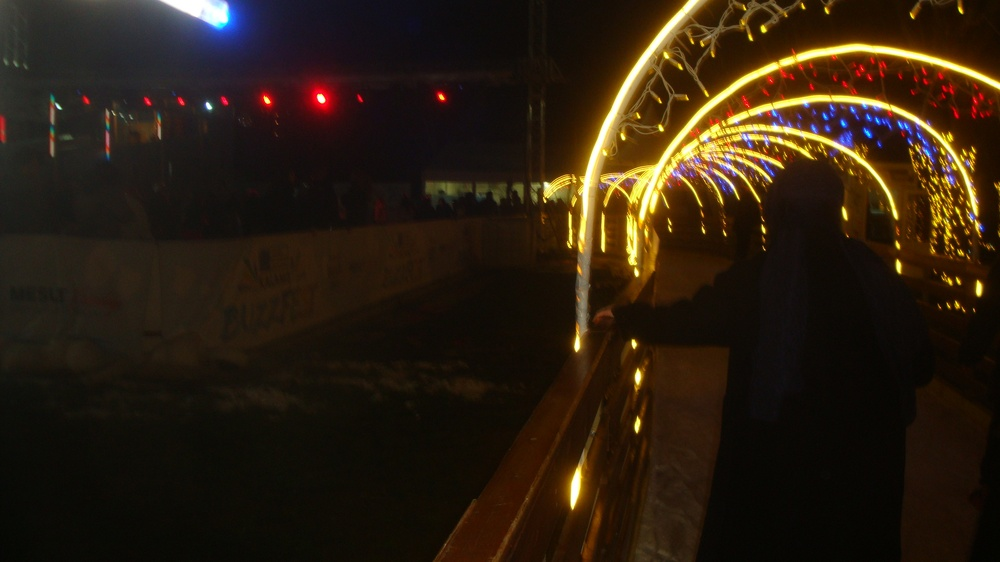
#> input picture Practice/first.JPG, 1000 x 562 px, shrunk from 1920 x 1080 before the run
$ python 'more thresholding.py'
#> lines starting #> are read from the running program, lines starting #| are printed output that depends on the picture; after the words box and inside, x2 and y2 are one past the last pixel; in counts of white or black regions, pixels touching at a corner belong together
import cv2 as cv
import numpy as np

img = cv.imread('first.JPG')
#> img is the input picture: shape (562, 1000, 3); mean B, G, R 16.8, 30.6, 43.4

ret, threshold = cv.threshold(img, 20, 255, 0)
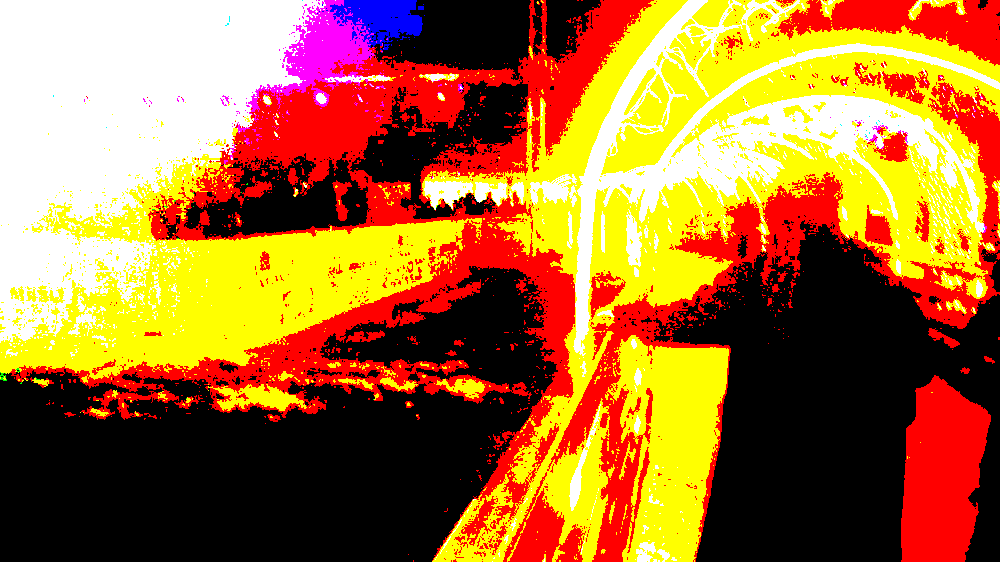
#> threshold: shape (562, 1000, 3); mean B, G, R 48.5, 109.2, 164.7
gray = cv.cvtColor(img, cv.COLOR_BGR2GRAY)
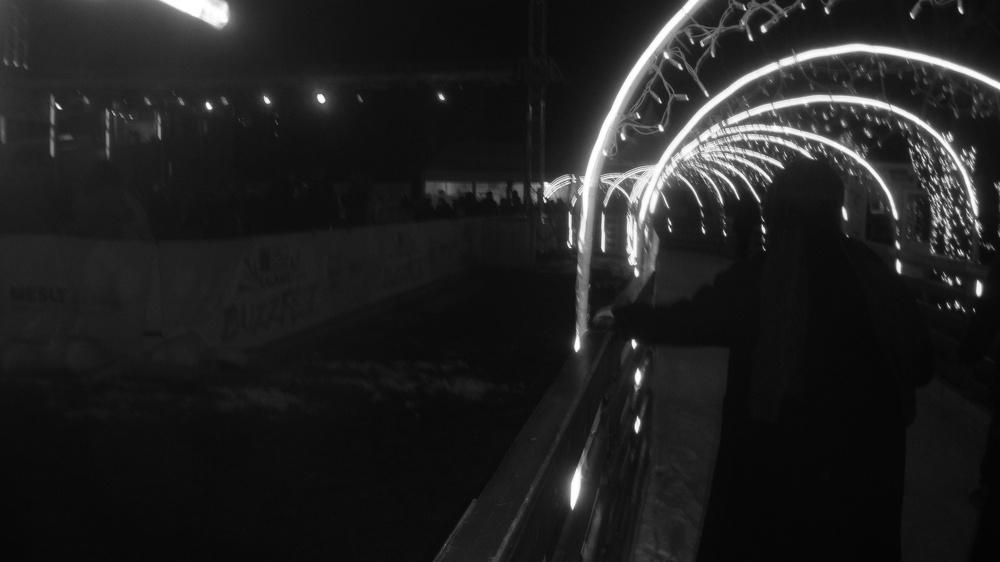
#> gray: shape (562, 1000); min 3, max 255, mean 32.9
ret1, threshold1 = cv.threshold(gray, 20, 255, 0)
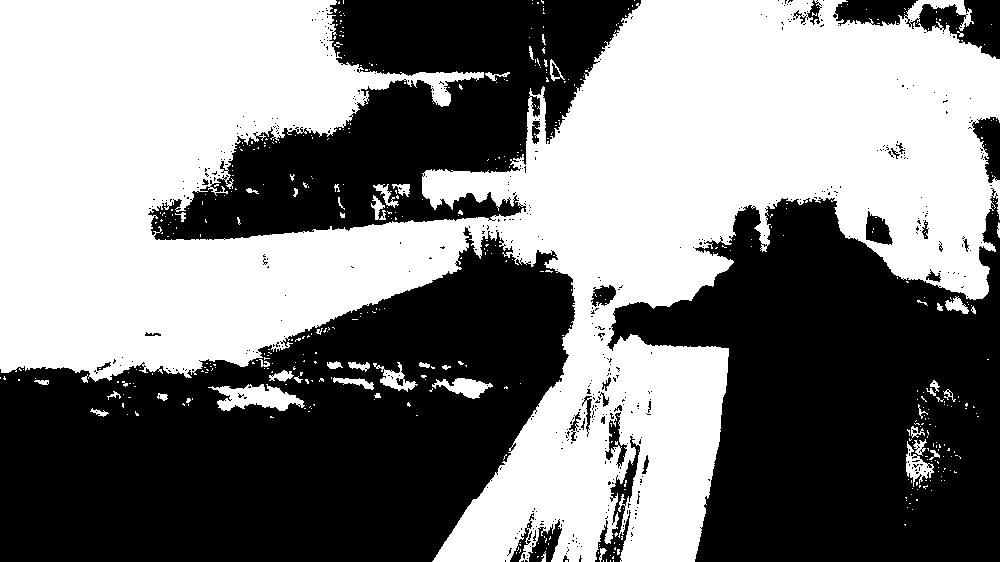
#> threshold1: shape (562, 1000); 50.5% white; 514 black regions (481 under 20 px), largest, box (x1, y1, x2, y2) and area: (0, 227, 575, 562) 116533, (607, 188, 1000, 562) 93553, (148, 0, 641, 240) 56604
gaus = cv.adaptiveThreshold(gray, 255, cv.ADAPTIVE_THRESH_GAUSSIAN_C, cv.THRESH_BINARY, 115, 1)
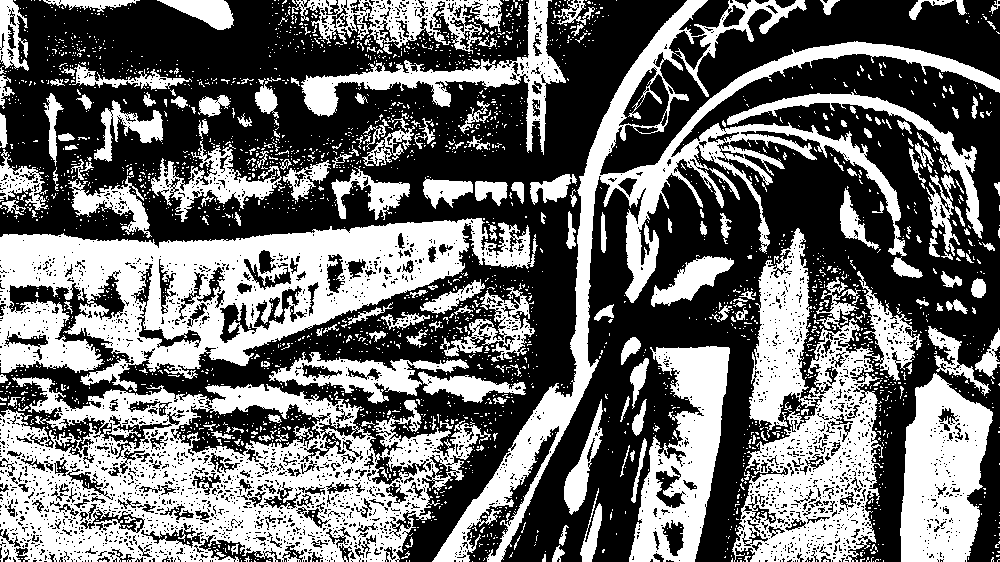
#> gaus: shape (562, 1000); 42.5% white; 2605 white regions (2394 under 20 px), largest, box (x1, y1, x2, y2) and area: (0, 377, 491, 562) 47427, (0, 218, 538, 392) 41668, (432, 0, 1000, 562) 29852

cv.imshow('threshold', threshold)
cv.imshow('threshold1', threshold1)
cv.imshow('gaus', gaus)

cv.waitKey(0)
cv.destroyAllWindows()

$ run again, with Practice/second.JPG copied over Practice/first.JPG
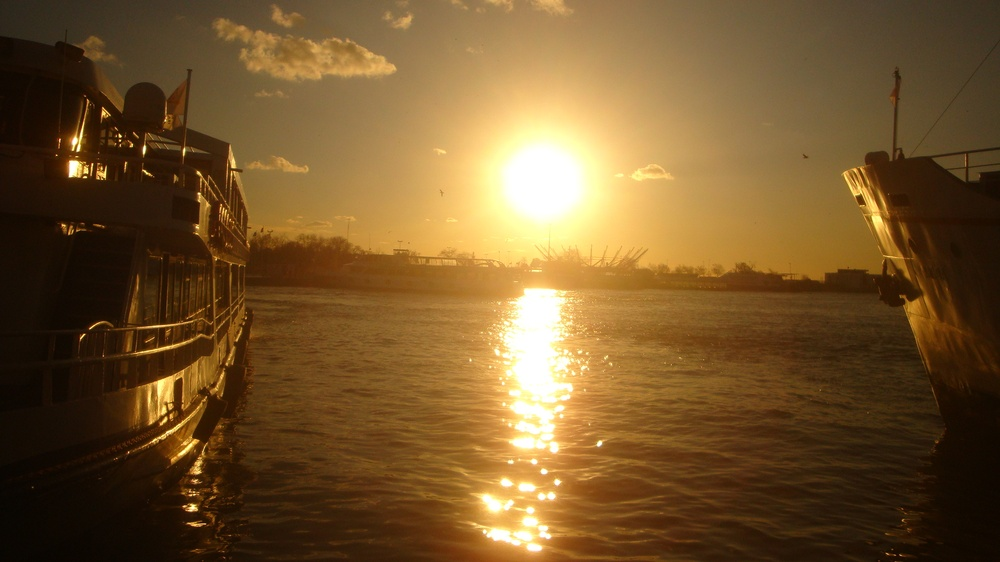
#> input picture Practice/second.JPG, 1000 x 562 px, shrunk from 1920 x 1080 before the run
#> img is the input picture: shape (562, 1000, 3); mean B, G, R 44.9, 85.8, 116.3
#> `ret1, threshold1 = cv.threshold(gray, 20, 255, 0)`:
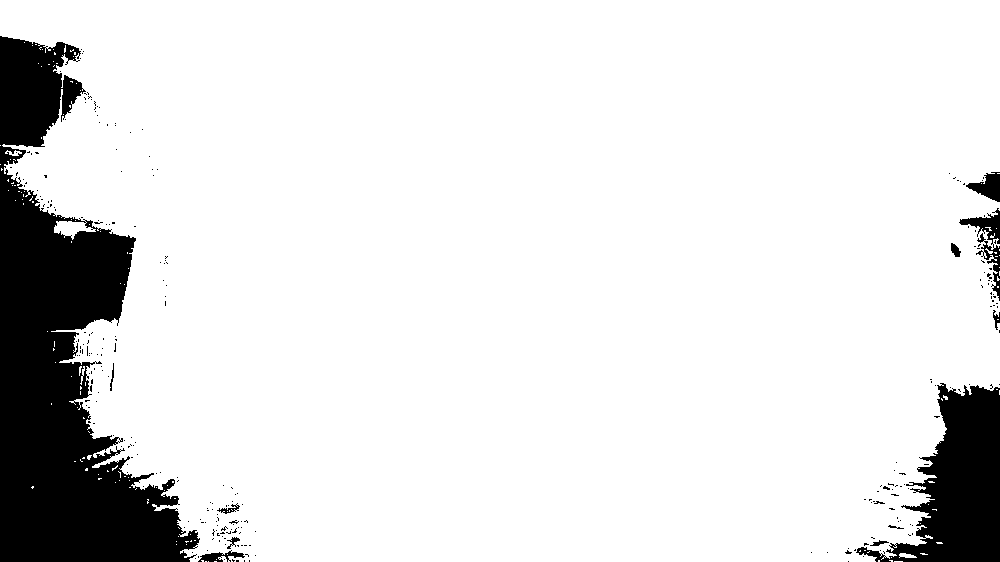
#> threshold1: shape (562, 1000); 88.4% white; 271 black regions (259 under 20 px), largest, box (x1, y1, x2, y2) and area: (0, 36, 200, 562) 49666, (856, 383, 1000, 562) 12775, (959, 208, 1000, 301) 990
#> `gaus = cv.adaptiveThreshold(gray, 255, cv.ADAPTIVE_THRESH_GAUSSIAN_C, ..`:
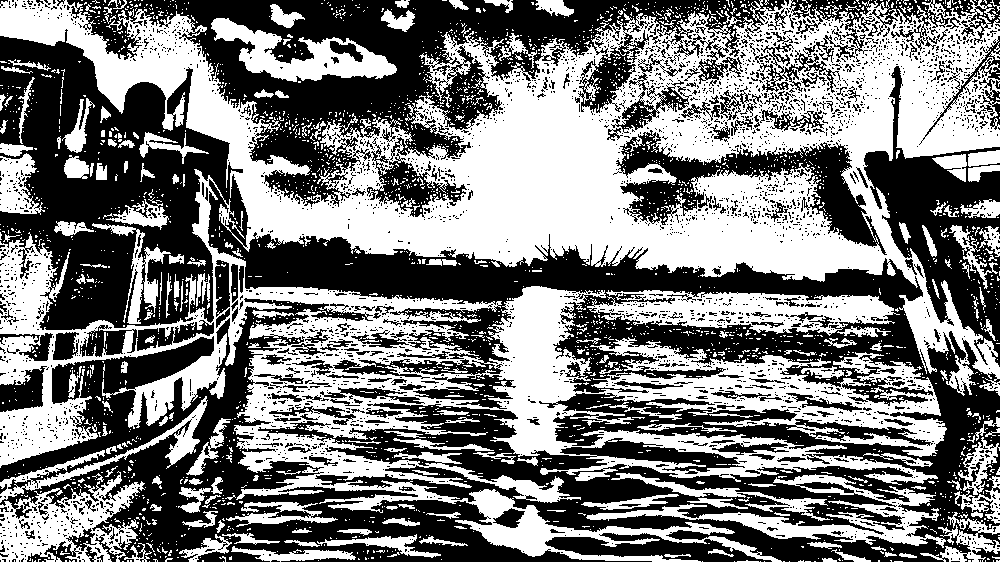
#> gaus: shape (562, 1000); 48.6% white; 2530 white regions (2314 under 20 px), largest, box (x1, y1, x2, y2) and area: (0, 0, 1000, 562) 206102, (587, 290, 900, 336) 7656, (0, 471, 145, 562) 6260
